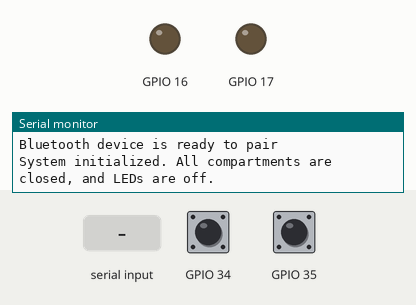
Bench run of a sketch on a simulated ESP32. Shown: output pins drawn as LEDs (lit = HIGH), the last lines printed to the serial monitor. The test bench sets the inputs (shaded band); at power-on: GPIO 35 HIGH, GPIO 34 HIGH. Nothing arrives over Bluetooth unless stated.

Above: at 1.2 s.
1.3 s: GPIO 35 pulled LOW for 0.15 s
At 2.2 s:
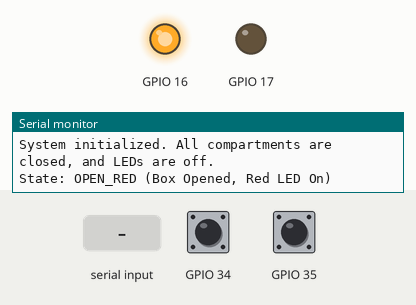
2.9 s: GPIO 34 pulled LOW for 0.15 s
At 3.2 s:
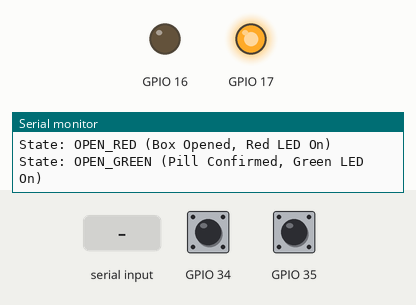
4.5 s: "RESET" received over the second serial link
At 6.2 s:
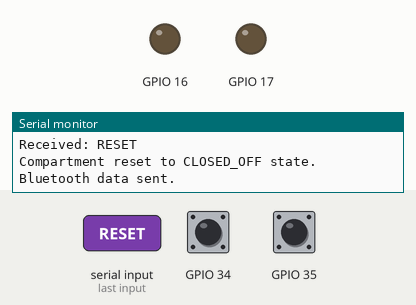
9.5 s: GPIO 35 pulled LOW for 1 s
At 9.8 s:
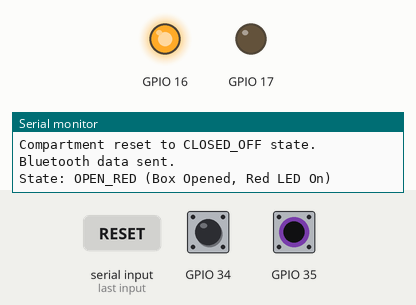
12.0 s: GPIO 34 pulled LOW for 1 s
At 13.4 s:
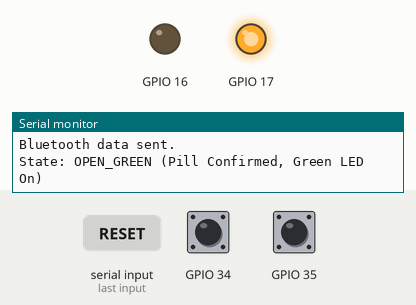
Timing chart, 0 to 15.0 s (numbered marks = the images above; inputs shaded):
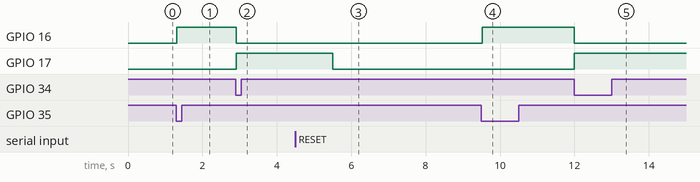

Measured:
- after the input at 1.3 s, GPIO 16: LOW → HIGH at once
- after the input at 2.9 s, GPIO 16: HIGH → LOW at once; GPIO 17: LOW → HIGH at once
- after the input at 4.5 s, GPIO 17: HIGH → LOW after 1.0 s
- after the input at 9.5 s, GPIO 16: LOW → HIGH at once
- after the input at 12.0 s, GPIO 16: HIGH → LOW at once; GPIO 17: LOW → HIGH at once

The sketch:

buttons_class.ino
```cpp
#include "BluetoothSerial.h"

BluetoothSerial ESP_BT;


enum State { CLOSED_OFF, OPEN_RED, OPEN_GREEN, CLOSED_TAKEN }; // states of FSM

// Define the Compartment structure
struct Compartment {
  int redLedPin;
  int greenLedPin;
  int openButtonPin;
  int confirmButtonPin;
  State currentState;
  byte lastStateOpenButton;
  byte lastStateConfirmButton;

  void initialize(int redPin, int greenPin, int openPin, int confirmPin) {
    redLedPin = redPin;
    greenLedPin = greenPin;
    openButtonPin = openPin;
    confirmButtonPin = confirmPin;
    currentState = CLOSED_OFF;
    lastStateOpenButton = HIGH;
    lastStateConfirmButton = HIGH;

    pinMode(redLedPin, OUTPUT);
    pinMode(greenLedPin, OUTPUT);
    pinMode(openButtonPin, INPUT_PULLUP);
    pinMode(confirmButtonPin, INPUT_PULLUP);

    digitalWrite(redLedPin, LOW);
    digitalWrite(greenLedPin, LOW);
  }

  void updateState(byte currentStateOpenButton, byte currentStateConfirmButton) {
    switch (currentState) {
      case CLOSED_OFF:
        // when i press open button
        if (currentStateOpenButton == LOW && lastStateOpenButton == HIGH) {
          currentState = OPEN_RED;
          digitalWrite(redLedPin, HIGH);
          digitalWrite(greenLedPin, LOW);
          Serial.println("State: OPEN_RED (Box Opened, Red LED On)");
        }
        break;

      case OPEN_RED:
        //after i open the box, if i take a pill
        if (currentStateConfirmButton == LOW && lastStateConfirmButton == HIGH) {
          currentState = OPEN_GREEN;
          digitalWrite(redLedPin, LOW);
          digitalWrite(greenLedPin, HIGH);
          Serial.println("State: OPEN_GREEN (Pill Confirmed, Green LED On)");
        }
        // if i close the box, go the the state before
        else if (currentStateOpenButton == LOW && lastStateOpenButton == HIGH) {
          currentState = CLOSED_OFF;
          digitalWrite(redLedPin, LOW);
          digitalWrite(greenLedPin, LOW);
          Serial.println("State: CLOSED_OFF (Box Closed, Lights Off)");
        }
        break;

      case OPEN_GREEN:
        // while on green led, if i press again the green button, nothing happens, stays on the same state
        if (currentStateConfirmButton == LOW && lastStateConfirmButton == HIGH) {
          Serial.println("State: OPEN_GREEN (Pill Already Confirmed, Green LED On)");
        }
        // if i have taken the pill and then i close the box, go to state 4 where pill has been taken and leds are off
        else if (currentStateOpenButton == LOW && lastStateOpenButton == HIGH) {
          currentState = CLOSED_TAKEN;
          digitalWrite(redLedPin, LOW);
          digitalWrite(greenLedPin, LOW);
          Serial.println("State: CLOSED_TAKEN (Box Closed, Pill Taken)");
        }
        break;

      case CLOSED_TAKEN:
        // pill taken, open box so go to state 3
        if (currentStateOpenButton == LOW && lastStateOpenButton == HIGH) {
          currentState = OPEN_GREEN;
          digitalWrite(redLedPin, LOW);
          digitalWrite(greenLedPin, HIGH);
          Serial.println("State: OPEN_GREEN (Box Opened, Green LED On)");
        }
        break;
    }

    // Update last button states
    lastStateOpenButton = currentStateOpenButton;
    lastStateConfirmButton = currentStateConfirmButton;
  }
};

Compartment compartments[1]; //will have 3 compartments
unsigned long timestamp = 0; // For periodic Bluetooth data transmission


void setup() {
  Serial.begin(115200);
  ESP_BT.begin("SmartMedsESP32");
  Serial.println("Bluetooth device is ready to pair");

  // Initialize compartment and it's  pins
  compartments[0].initialize(16, 17, 35, 34); // red green open confirm
  Serial.println("System initialized. All compartments are closed, and LEDs are off.");
}

void loop() {
  for (int i = 0; i < 1; i++) { // Loop through compartments
    byte currentStateOpenButton = digitalRead(compartments[i].openButtonPin);
    byte currentStateConfirmButton = digitalRead(compartments[i].confirmButtonPin);

    // just call the fsm update
    compartments[i].updateState(currentStateOpenButton, currentStateConfirmButton);
  }

    if (millis() - timestamp > 5000) {
    for (int i = 0; i < 1; i++) { // Send state of each compartment
      ESP_BT.write(0xFF);                   // Start byte
      ESP_BT.write(i + 1);                  // Compartment ID
      ESP_BT.write(compartments[i].currentState); // Current FSM state
      ESP_BT.write(0xFE);                   // End byte
    }
    Serial.println("Bluetooth data sent.");
    timestamp = millis();

  }

  // Handle incoming Bluetooth data
  if (ESP_BT.available()) {
    String received = ESP_BT.readString(); // Read incoming data
    Serial.println("Received: " + received);

    // Example: Parse received data for specific commands
    if (received == "RESET") {
      for (int i = 0; i < 1; i++) {
        compartments[i].currentState = CLOSED_OFF; // Reset to initial state
        digitalWrite(compartments[i].redLedPin, LOW);
        digitalWrite(compartments[i].greenLedPin, LOW);
        Serial.println("Compartment reset to CLOSED_OFF state.");
      }
    }

    // Respond back with acknowledgment
    ESP_BT.println("Acknowledged: " + received);
  }

  delay(20);
}
```
